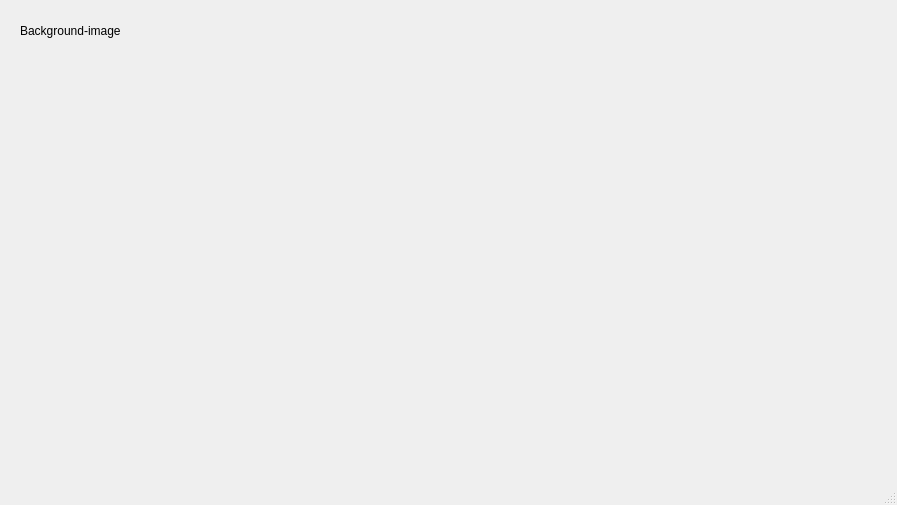
<?xml version="1.0" encoding="UTF-8"?>
<ui version="4.0">
 <class>MainWindow</class>
 <widget class="QMainWindow" name="MainWindow">
  <property name="geometry">
   <rect>
    <x>0</x>
    <y>0</y>
    <width>897</width>
    <height>505</height>
   </rect>
  </property>
  <property name="windowTitle">
   <string>MainWindow</string>
  </property>
  <property name="styleSheet">
   <string notr="true"/>
  </property>
  <widget class="QWidget" name="centralwidget">
   <widget class="QLabel" name="label">
    <property name="geometry">
     <rect>
      <x>20</x>
      <y>10</y>
      <width>171</width>
      <height>41</height>
     </rect>
    </property>
    <property name="text">
     <string>Background-image</string>
    </property>
   </widget>
   <widget class="QLabel" name="label_2">
    <property name="geometry">
     <rect>
      <x>50</x>
      <y>60</y>
      <width>831</width>
      <height>411</height>
     </rect>
    </property>
    <property name="styleSheet">
     <string notr="true">background-image: url(:/logos/pintura-ondas-coloridas-abstractas_2560x1440_xtrafondos.com.jpg);</string>
    </property>
    <property name="text">
     <string/>
    </property>
   </widget>
  </widget>
  <widget class="QMenuBar" name="menubar">
   <property name="geometry">
    <rect>
     <x>0</x>
     <y>0</y>
     <width>897</width>
     <height>26</height>
    </rect>
   </property>
  </widget>
  <widget class="QStatusBar" name="statusbar"/>
 </widget>
 <resources>
  <include location="../Archivos/Recursos.qrc"/>
 </resources>
 <connections/>
</ui>
